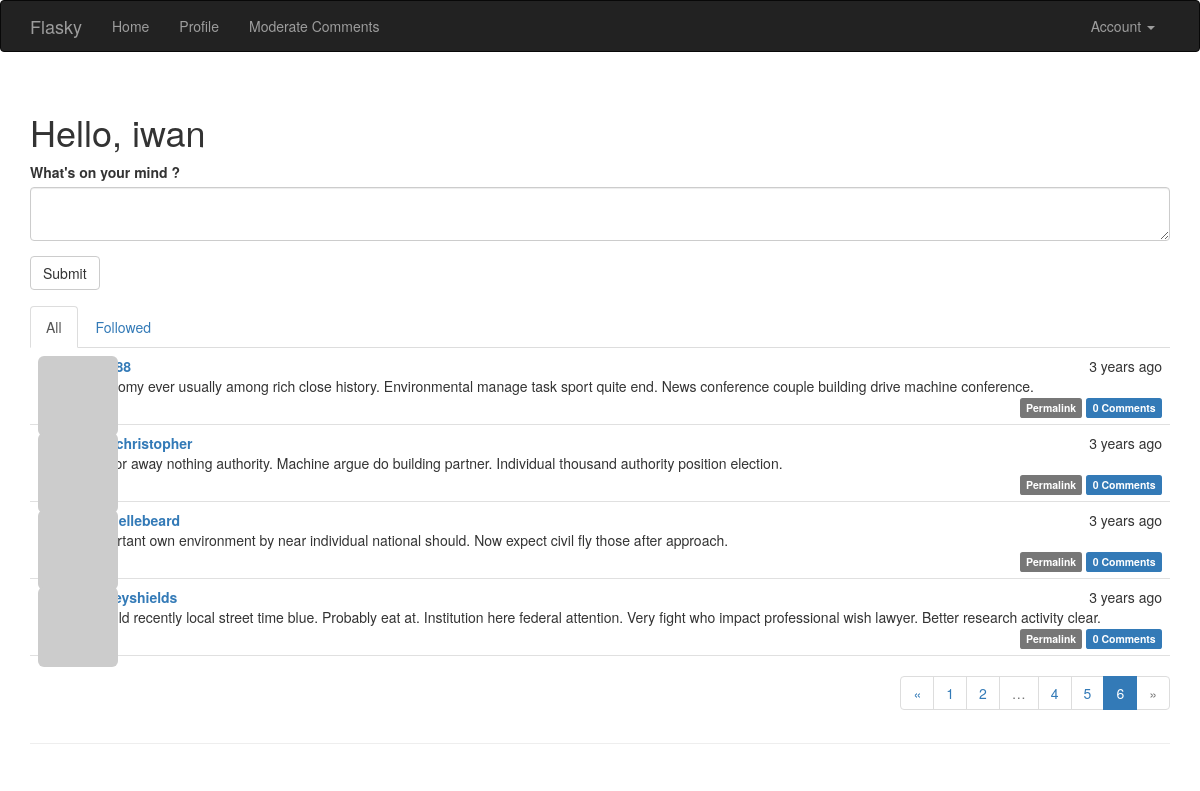
The app's page /?page=6 (signed in) with its own data.
### app/models.py (models this page shows, shortened)
class User(UserMixin,db.Model):
    __tablename__ = 'users'
    id = db.Column(db.Integer, primary_key=True)
    username = db.Column(db.String(64), unique=True, index=True)
    role_id = db.Column(db.Integer, db.ForeignKey('roles.id'))
    password_hash = db.Column(db.String(128))
    email = db.Column(db.String(64), unique=True, index=True)
    confirmed = db.Column(db.Boolean, default=False)
    name = db.Column(db.String(64))
    location = db.Column(db.String(64))
    about_me = db.Column(db.Text())
    member_since = db.Column(db.DateTime(), default=datetime.utcnow)
    last_seen = db.Column(db.DateTime(), default=datetime.utcnow)
    avatar_hash = db.Column(db.String(32))
    posts = db.relationship('Post', backref='author', lazy='dynamic')
    comments = db.relationship('Comment', backref='author', lazy='dynamic')
    followed = db.relationship('Follow',
                               foreign_keys = [Follow.follower_id],
                               backref=db.backref('follower', lazy='joined'),
                               lazy='dynamic',
                               cascade='all, delete-orphan'
                               )
    followers = db.relationship('Follow',
                                foreign_keys = [Follow.followed_id],
                                backref=db.backref('followed', lazy='joined'),
                                lazy='dynamic',
                                cascade='all, delete-orphan'
                                )
    def gravatar(self, size=100, default='identicon', rating='g'):
        url = 'https://secure.gravatar.com/avatar'
        hash = self.avatar_hash or self.gravatar_hash()
        return '{url}/{hash}?s={size}&d={default}&r={rating}'.format(
            url=url, hash=hash, size=size, default=default, rating=rating)
    def can(self, perm):
        return self.role is not None and self.role.has_permission(perm)
    def is_administrator(self):
        return self.can(Permission.ADMIN)
    @property
    def password(self):
        raise AttributeError('password is not a readable attribute')
    def ping(self):
        self.last_seen = datetime.utcnow()
        db.session.add(self)
        db.session.commit()

class Post(db.Model):
    __tablename__ = 'posts'
    id = db.Column(db.Integer, primary_key=True)
    body = db.Column(db.Text)
    body_html = db.Column(db.Text)
    timestamp = db.Column(db.DateTime, index=True, default=datetime.utcnow)
    author_id = db.Column(db.Integer, db.ForeignKey('users.id'))
    comments = db.relationship('Comment', backref='post', lazy='dynamic')

### app/main/views.py (the view)
@main.route('/', methods=['GET', 'POST'])
def index():
    form = PostForm()
    if current_user.can(Permission.WRITE) and form.validate_on_submit():
        post = Post(body=form.body.data,
                    author=current_user._get_current_object())
        db.session.add(post)
        db.session.commit()
        return redirect(url_for('.index'))
    page = request.args.get('page', 1, type=int)
    show_followed = False
    if current_user.is_authenticated:
        show_followed = bool(request.cookies.get('show_followed',''))
    if show_followed:
        query = current_user.followed_posts
    else:
        query = Post.query
    pagination = query.order_by(Post.timestamp.desc()).paginate(
        page, per_page=current_app.config['FLASKY_POSTS_PER_PAGE'],
        error_out=False
    )
    posts = pagination.items
    return render_template('index.html', form=form,
                           posts=posts, pagination=pagination, show_followed=show_followed)

### app/main/forms.py
class PostForm(FlaskForm):
    body = PageDownField("What's on your mind ?", validators=[DataRequired()])
    submit = SubmitField('Submit')

### app/auth/views.py (called while the page is built)
@auth.before_app_request
def before_request():
    if current_user.is_authenticated:
        current_user.ping()
        if not current_user.confirmed \
        and request.blueprint != 'auth' \
        and request.endpoint != 'static':
            return redirect(url_for('auth.unconfirmed'))

### app/main/__init__.py (called while the page is built)
@main.app_context_processor
def inject_permissions():
    return dict(Permission=Permission)

### app/main/views.py (called while the page is built)
@main.after_app_request
def after_request(response):
    for query in get_debug_queries():
        if query.duration >= current_app.config['FLASKY_SLOW_DB_QUERY_TIME']:
            current_app.logger.warning(
                'Slow query: %s\nParameters: %s\nDuration: %s\nContext:%s\n' %
                (query.statement, query.parameters, query.duration, query.context)
            )
    return response

### app/models.py (called while the page is built)
@login_manager.user_loader
def load_user(user_id):
    return User.query.get(int(user_id))

    def has_permission(self, perm):
        return self.permissions & perm == perm

### app/templates/index.html (shortened to what this page needs)
{% extends "base.html" %}
{% import "bootstrap/wtf.html" as wtf %}
{% import "_macros.html" as macros %}
{% block page_content %}
<div class="page-header">
    <h1>Hello, {% if current_user.is_authenticated %} {{ current_user.username }}{% else %}Stranger {% endif %}</h1>
    <div>
        {% if current_user.can(Permission.WRITE) %}
        {{ wtf.quick_form(form) }}
        {% endif %}
    </div>
    <div class="post-tabs">
        <ul class="nav nav-tabs">
            <li {% if not show_followed %} class="active" {% endif %}><a href="{{ url_for('.show_all') }}">All</a></li>
            {% if current_user.is_authenticated %}
            <li {% if show_followed %} class="active"{% endif %}><a href="{{ url_for('.show_followed') }}">Followed</a></li>
            {% endif %}
        </ul>
        {% include '_posts.html' %}
    </div>
    <div class="pagination">
        {{ macros.pagination_widget(pagination, '.index') }}
    </div>
</div>
{% endblock %}

### app/templates/_posts.html (shortened to what this page needs)
<ul class="posts">
        {% for post in posts %}
        <li class="post">
            <div class="post-thumbnail">
                <a href="{{ url_for('.user', username=post.author.username) }}">
                    <img class="img-rounded profile-thumbnail" src="{{ post.author.gravatar(size=40) }}"/>
                </a>
            </div>
            <div class="post-content">
                <div class="post-date">{{ moment(post.timestamp).fromNow() }}</div>
                <div class="post-author">
                    <a href="{{ url_for('.user', username=post.author.username) }}">
                        {{ post.author.username }}
                    </a>
                </div>
                <div class="post-body">
                    {% if post.body_html %}
                        {{ post.body_html | safe }}
                    {% else %}
                        {{ post.body }}
                    {% endif %}
                </div>
                <div class="post-footer">
                    <a href="{{ url_for('.post', id=post.id) }}">
                        <span class="label label-default">Permalink</span>
                    </a>
                    <a href="{{ url_for('.post', id=post.id) }}#comments">
                        <span class="label label-primary">{{ post.comments.count() }} Comments</span>
                    </a>
                </div>
            </div>
        </li>
        {% endfor %}
    </ul>

### app/static/styles.css (style rules this page uses)
.profile-thumbnail { position: absolute; }
div.post-tabs { margin-top: 16px; }
ul.posts { list-style-type: none; padding: 0px; margin: 16px 0px 0px 0px; border-top: 1px solid #e0e0e0; }
div.post-tabs ul.posts { margin: 0px; border-top: none; }
ul.posts li.post { padding: 8px; border-bottom: 1px solid #e0e0e0; }
div.post-date { float: right; }
div.post-author { font-weight: bold; }
div.post-thumbnail { position: absolute; }
div.post-content { margin-left: 48px; min-height: 48px; }
div.post-footer { text-align: right; }
div.pagination { width: 100%; text-align: right; padding: 0px; margin: 0px; }

### records on screen
User: username "iwan"
Post: timestamp "3 years ago", body "Economy ever usually among rich close history. Environmental manage task sport quite end. News conference couple building drive machine conference.", comments.count "0"
Post: timestamp "3 years ago", author.username "reedchristopher", body "Author away nothing authority. Machine argue do building partner. Individual thousand authority position election.", comments.count "0"
Post: timestamp "3 years ago", author.username "michellebeard", body "Important own environment by near individual national should. Now expect civil fly those after approach.", comments.count "0"
Post: timestamp "3 years ago", author.username "ashleyshields", body "Should recently local street time blue. Probably eat at. Institution here federal attention. Very fight who impact professional wish lawyer. Better research activity clear.", comments.count "0"

### other values on screen
{{ p }} "1" "2" "4" "5"
{{ p }} "6"
